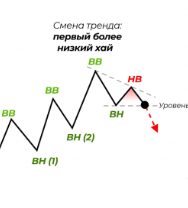
#> input picture patterns/Смена тренда первый более низкий хай.PNG, 188 x 208 px, found by its file name
$ python Pattern.py
#> lines starting #> are read from the running program, lines starting #| are printed output that depends on the picture
from PIL import Image

class Pattern:
    def __init__(self, name: str, description: str, image_path: str):
#> called with name = 'Смена тренда: первый более низкий хай'
        self.name = name
        self.description = description
        self.image_path = image_path
        try:
            self.image = Image.open(image_path)
#> self.image is the input picture: PIL image 188x208 RGBA; mean R, G, B, A 246.3, 246.3, 244.9, 255
        except FileNotFoundError:
            print(f"[!] Не найден файл изображения: {image_path}")
            self.image = None

    def __repr__(self):
        return f"Pattern(name={self.name!r}, description={self.description!r}, image_path={self.image_path!r})"


patterns = [
    Pattern(
        "Смена тренда: первый более низкий хай",
        "Фигура указывает на возможный разворот тренда вниз. После длительного роста появляется максимум, за которым следует откат и новый максимум ниже предыдущего — сигнал ослабления покупателей.",
        "patterns/Смена тренда первый более низкий хай.png"
    ),
    Pattern(
        "Смена тренда: первый более низкий хай и первый более низкий лоу",
        "Комбинация более низкого максимума и минимума подтверждает разворот вниз. Покупатели теряют силу, продавцы начинают доминировать.",
        "patterns/Смена тренда первый более низкий хай и первый более низкий лоу.png"
    ),
    Pattern(
        "Двойная вершина",
        "Классическая фигура разворота. Цена формирует два максимума на одном уровне, между которыми происходит коррекция. Пробой линии шеи подтверждает смену тренда вниз.",
        "patterns/Двойная вершина.png"
    ),
    Pattern(
        "Тройная вершина",
        "Редкая, но сильная фигура разворота, состоящая из трёх максимумов примерно на одном уровне. Пробой поддержки после третьего пика подтверждает сигнал.",
        "patterns/Тройная вершина.png"
    ),
    Pattern(
        "Голова и плечи",
        "Одна из самых надёжных фигур разворота. Средний пик (голова) выше двух боковых (плеч). Пробой линии шеи указывает на начало нисходящего тренда.",
        "patterns/Голова и плечи.png"
    ),
    Pattern(
        "Перевернутая голова и плечи",
        "Отражение классической модели. После нисходящего тренда формируются три впадины, средняя из которых глубже. Пробой линии шеи — сигнал к росту.",
        "patterns/Перевернутая ГиП.png"
    ),
    Pattern(
        "Двойное дно",
        "Фигура разворота вверх. Два минимума на одном уровне указывают на ослабление давления продавцов и готовность к росту.",
        "patterns/Двойное дно.png"
    ),
    Pattern(
        "Тройное дно",
        "Аналог двойного дна, но с тремя минимумами. Сильный сигнал смены нисходящего тренда на восходящий.",
        "patterns/Тройное дно.png"
    ),
    Pattern(
        "Восходящий клин",
        "Цена растёт в сужающемся диапазоне, при этом объёмы падают. Часто предвещает разворот вниз.",
        "patterns/Восходящий клин.png"
    ),
    Pattern(
        "Нисходящий клин",
        "Сужающееся падение, обычно сопровождается снижением волатильности. Часто становится предвестником разворота вверх.",
        "patterns/Нисходящий клин.png"
    ),
    Pattern(
        "Изменение тренда",
        "Обобщённый сигнал окончания текущего тренда. Проявляется через слабые обновления экстремумов и изменение динамики объёмов.",
        "patterns/Изменение тренда.png"
    ),
    Pattern(
        "Медвежий расходящийся треугольник",
        "Расширяющаяся формация, где максимумы и минимумы увеличиваются. Указывает на нарастающую волатильность и возможный пробой вниз.",
        "patterns/Медвежий расходящийся треугольник.png"
    ),
    Pattern(
        "Круглая вершина",
        "Плавное закругление цены после восходящего движения. Постепенный переход от покупок к продажам.",
        "patterns/Круглая вершина.png"
    ),
    Pattern(
        "Перевернутая чаша с ручкой",
        "Редкая фигура разворота вниз. После плавного подъёма цена формирует куполообразный максимум с небольшой консолидацией (ручкой).",
        "patterns/Перевернутая чаша с ручкой.png"
    ),
    Pattern(
        "Бриллиант формирование вершины",
        "Редкий паттерн, сочетающий расширение и сужение диапазона. Формируется на вершине рынка и сигнализирует смену тренда вниз.",
        "patterns/Бриллиант формирование вершины.png"
    ),
    Pattern(
        "Бычий расходящийся треугольник",
        "Расширяющаяся формация с повышающимися минимумами. Часто сигнализирует о продолжении роста.",
        "patterns/Бычий расходящийся треугольник.png"
    ),
    Pattern(
        "Чаша без ручки",
        "Закруглённое дно, показывающее плавное накопление объёма перед ростом. Без коррекции.",
        "patterns/Чаша без ручки.png"
    ),
    Pattern(
        "Чаша с ручкой",
        "Классическая фигура роста. После плавного дна происходит небольшая коррекция (ручка), затем пробой вверх.",
        "patterns/Чаша с ручкой.png"
    ),
    Pattern(
        "Бриллиант формирование дна",
        "Редкий, но сильный паттерн смены нисходящего тренда на восходящий. Сначала диапазон расширяется, затем сужается перед пробоем вверх.",
        "patterns/Бриллиант формирование дна.png"
    ),
    Pattern(
        "Бычий флаг",
        "Краткосрочная консолидация на фоне сильного восходящего движения. После паузы обычно следует продолжение роста.",
        "patterns/Бычий флаг.png"
    ),
    Pattern(
        "Медвежий флаг",
        "Консолидация после сильного падения. Пробой вниз подтверждает продолжение нисходящего движения.",
        "patterns/Медвежий флаг.png"
    ),
    Pattern(
        "Вымпел",
        "Маленькая консолидация после мощного импульса. Появляется на любом тренде и указывает на кратковременную паузу перед продолжением движения.",
        "patterns/Вымпел.png"
    ),
    Pattern(
        "Медвежий вымпел",
        "Появляется после падения, характеризуется сужением диапазона. Пробой вниз подтверждает продолжение тренда.",
        "patterns/Медвежий вымпел.png"
    ),
    Pattern(
        "Медвежий прямоугольник",
        "Фигура консолидации в нисходящем тренде. Цена движется в горизонтальном диапазоне перед новым импульсом вниз.",
        "patterns/Медвежий прямоугольник.png"
    ),
    Pattern(
        "Плоская база (Бычий прямоугольник)",
        "Консолидация в виде горизонтального диапазона на фоне восходящего тренда. Пробой вверх подтверждает продолжение роста.",
        "patterns/Плоская база Бычий прямоугольник.png"
    ),
    Pattern(
        "Восходящий треугольник",
        "Горизонтальное сопротивление и растущие минимумы. Пробой вверх сигнализирует о продолжении тренда.",
        "patterns/Восходящий треугольник.png"
    ),
    Pattern(
        "Бычий нисходящий клин",
        "Падение в сужающемся диапазоне — признак истощения продавцов. Часто предшествует развороту вверх.",
        "patterns/Бычий нисходящий клин.png"
    ),
    Pattern(
        "Медвежий восходящий клин",
        "Рост с сужением диапазона, указывающий на истощение покупателей. После пробоя вниз часто следует падение.",
        "patterns/Медвежий восходящий клин.png"
    ),
    Pattern(
        "Тренд",
        "Продолжительное движение цены в одном направлении, подтверждаемое серией повышающихся или понижающихся экстремумов.",
        "patterns/Тренд.png"
    ),
    Pattern(
        "Ложный пробой",
        "Цена пробивает уровень, но затем возвращается обратно. Часто используется для сбора ликвидности перед движением в противоположную сторону.",
        "patterns/Ложный пробой.png"
    )
]
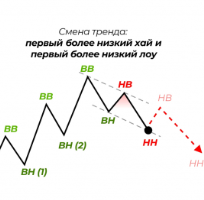
#> input picture patterns/Смена тренда первый более низкий хай и первый более низкий лоу.PNG, 204 x 200 px, found by its file name
#> in __init__, self.image is the input picture: PIL image 204x200 RGBA; mean R, G, B, A 244.4, 243.7, 242.4, 255
#> call 3 of __init__, with name = 'Двойная вершина', image_path = 'patterns/Двойная вершина.png'
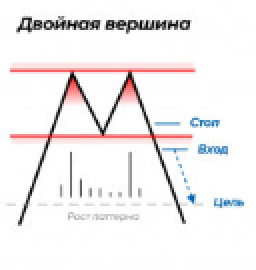
#> input picture patterns/Двойная вершина.PNG, 128 x 135 px, found by its file name (shown 2 times larger)
#> in __init__, self.image is the input picture: PIL image 128x135 RGBA; mean R, G, B, A 242.9, 239.5, 239.9, 255
#> call 4 of __init__, with name = 'Тройная вершина', image_path = 'patterns/Тройная вершина.png'
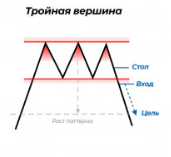
#> input picture patterns/Тройная вершина.PNG, 171 x 157 px, found by its file name
#> in __init__, self.image is the input picture: PIL image 171x157 RGBA; mean R, G, B, A 244.5, 241.6, 242, 255
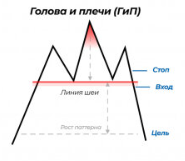
#> input picture patterns/Голова и плечи.PNG, 185 x 161 px, found by its file name
#> in __init__, self.image is the input picture: PIL image 185x161 RGBA; mean R, G, B, A 244.2, 243, 243.3, 255
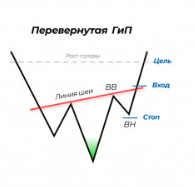
#> input picture patterns/Перевернутая ГиП.PNG, 195 x 187 px, found by its file name
#> in __init__, self.image is the input picture: PIL image 195x187 RGBA; mean R, G, B, A 246.1, 245.8, 245.7, 255
